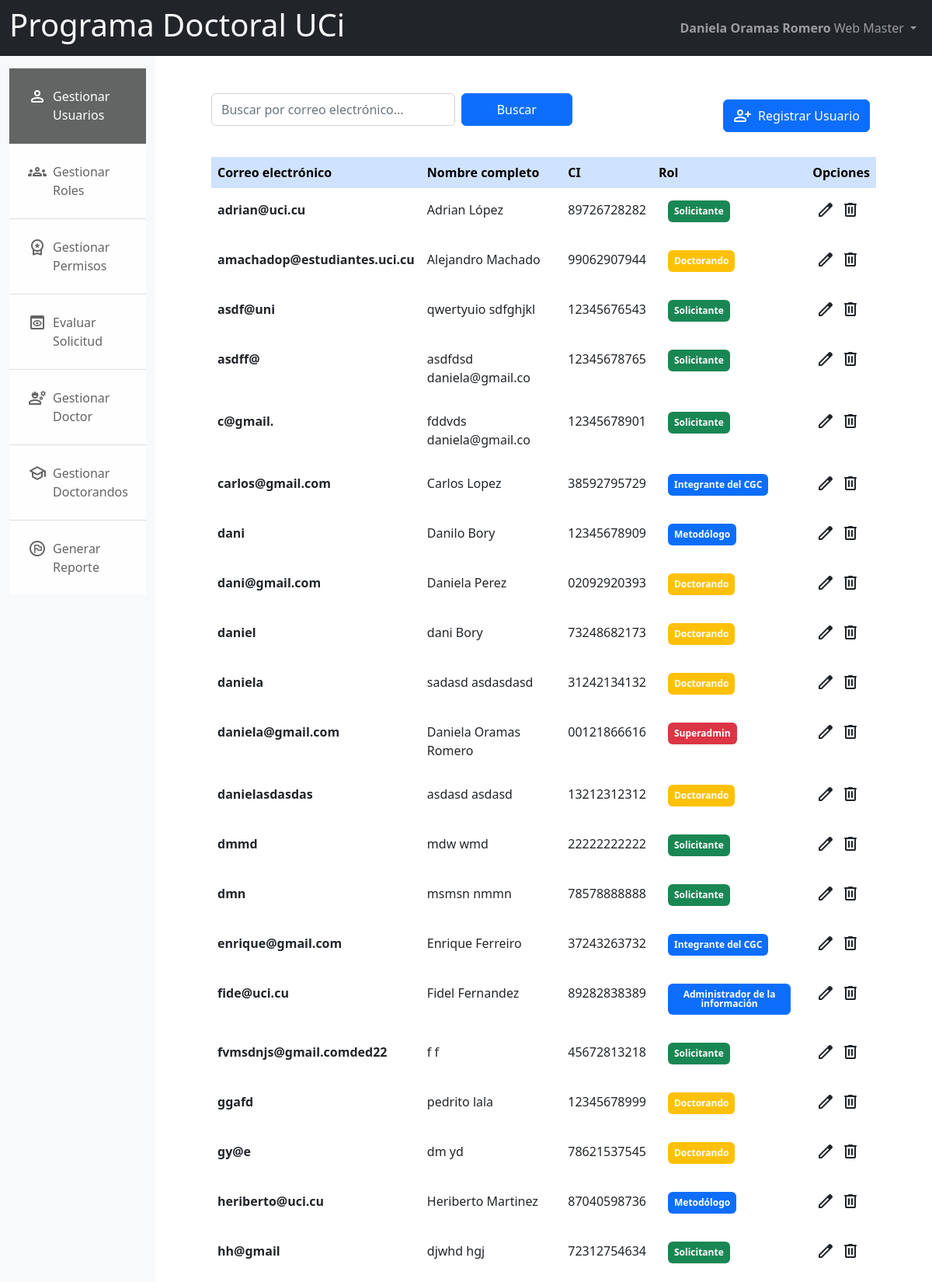
Screenshot of /administrar/usuarios/ (signed in, upper part) with the database file from the repository.
### myapp/models.py (models this page shows, shortened)
class Usuario(AbstractBaseUser, PermissionsMixin):
    email = models.EmailField('Correo', unique=True)
    nombre = models.TextField('Nombre', blank=False, null=False)
    apellidos = models.TextField('Apellidos', blank=False, null=False)
    carnet = models.CharField(max_length=11, null=False)
    pais = models.TextField(null=True)
    titulo = models.TextField(null=True)
    areaTrabajo = models.TextField(null=True)
    sexo = models.CharField(max_length=1, choices=[('M', 'masculino'),('F', 'Femenino'),('E','Especificar')], default='E')
    is_casado = models.BooleanField(default=False)
    is_active = models.BooleanField(default=True)
    is_staff = models.BooleanField(default=False)
    fecha_registro = models.DateField(auto_now_add=True)
    objects = UsuarioManager()
    USERNAME_FIELD = 'email'
    REQUIRED_FIELDS = ['nombre', 'apellidos', 'carnet']

### myapp/views.py (the view)
# urls.py: path('administrar/usuarios/', views.administrar_user, name='admin_user'),
@login_required
@permission_required('myapp.view_usuario', raise_exception=True)
def administrar_user(request):
    if request.method == 'GET':
        return render(request, 'usuarios.html', {
            'usuarios': Usuario.objects.annotate(cuenta=Count('usuario_solicitante__estado')).annotate(cuentaD=Count('usuario_doctorando__user')).all(),
            'tabs': 'admin_user'
        })
    else:
        return render(request, 'usuarios.html', {
            'usuarios': Usuario.objects.annotate(cuenta=Count('usuario_solicitante__estado')).annotate(cuentaD=Count('usuario_doctorando__user')).filter(email__contains=request.POST['keywords']),
            'tabs': 'admin_user'
        })

### myapp/templatetag/user_tags.py (called while the page is built)
@register.filter(name='has_perm')
def has_perm(user, permission):
    return user.has_perm(permission)

@register.filter(name='is_doctorando')
def is_doctorando(user):
    return Doctorando.objects.filter(user=user).exists()

### myapp/templates/usuarios.html (shortened to what this page needs)
{% extends 'layout/default.html' %}
{% block content %}
<div class="container-fluid p-5">
    <div class="container-fluid d-flex align-items-center">
        <form method="post" name="formulario" class="d-flex">
            <div class="mb-3 w-100">
               <input type="text" class="form-control pt-2 pb-2 w-100" id="campo_busqueda" placeholder="Buscar por correo electrónico..." name="keywords" required>
            </div>
            <button type="submit" class="btn btn-primary ms-2" style="width: 200px; height: 42px;">Buscar</button>
        </form>
        {% load user_tags %}
            {% if request.user|has_perm:"myapp.add_usuario" %}
                <a class="btn btn-primary pt-2 pb-2 me-2 ms-auto" href="{% url 'crear_usuario' %}">
                    <div class="d-flex">
                        <span class="material-symbols-rounded text-light me-2">person_add</span>
                        Registrar Usuario
                    </div>
                </a>
            {% endif %}
    </div>
    <div class="container-fluid mt-4">
        <table class="table table-borderless">
            <thead class="table-primary">
              <tr>
                <th scope="col">Correo electrónico</th>
                <th scope="col">Nombre completo</th>
                <th scope="col">CI</th>
                <th scope="col">Rol</th>
                <th scope="col">Opciones</th>
              </tr>
            </thead>
            <tbody>
                {% for u in usuarios  %}
                    <tr>
                        <th  class="pt-3 pb-3">{{u.email}}</th>
                        <td  class="pt-3 pb-3">{{u.nombre}} {{u.apellidos}}</td>
                        <td  class="pt-3 pb-3">{{u.carnet}}</td>
                        <td  class="pt-3 pb-3">
                            <div class="container">
                                {% if u.is_superuser %}
                                    <div class="badge bg-danger text-wrap p-2 mb-1">
                                        Superadmin
                                    </div>
                                {% endif %}
                                {% if u.cuenta == 1 %}
                                    <div class="badge bg-success text-wrap p-2 mb-1">
                                        Solicitante
                                    </div>
                                {% endif %}
                                {% if u.cuentaD == 1 %}
                                    <div class="badge bg-warning text-wrap p-2 mb-1">
                                        Doctorando
                                    </div>
                                {% endif %}
                                {% for g in u.groups.all %}
                                    <div class="badge bg-primary text-wrap p-2 mb-1">
                                        {{g.name}}
                                    </div>
                                {% endfor %}
                            </div>
                        </td>
                        <td  class="pt-3 pb-3">
                            <div class="d-flex justify-content-center">
                                {% if request.user|has_perm:"myapp.change_usuario" %}
                                    <a href="{% url 'editar_usuario' u.id %}"><span class="material-symbols-rounded text-dark me-2">edit</span></a>
                                {% endif %}
                                {% if request.user|has_perm:"myapp.delete_usuario" %}
                                    <a onclick="eliminar(event, '{% url 'eliminar_usuario' u.id %}');" href="{% url 'eliminar_usuario' u.id %}"><span class="material-symbols-rounded text-dark me-2">delete</span></a>
                                {% endif %}
                            </div>
                        </td>
                    </tr>
                {% endfor %}
            </tbody>
        </table>
    </div>
</div>
{% endblock  %}

### myapp/templates/layout/default.html (shortened to what this page needs)
<!DOCTYPE html>
<html lang="es">
    <head>
    <link href="https://cdn.jsdelivr.net/npm/bootstrap@5.2.3/dist/css/bootstrap.min.css" rel="stylesheet" />
    <link rel="stylesheet" href="https://cdn.jsdelivr.net/gh/habibmhamadi/multi-select-tag/dist/css/multi-select-tag.css">
  </head>
  <body>
    {% load user_tags %}
    <nav class="navbar navbar-expand-lg navbar-dark bg-dark">
        <div class="container-fluid">
            <h1 class="text-light">Programa Doctoral UCi</h1>
            <div class="collapse navbar-collapse" id="navbarSupportedContent">
                <ul class="ms-auto navbar-nav">
                    <li class="nav-item dropdown">
                        <a class="nav-link dropdown-toggle d-flex align-items-center" role="button" data-bs-toggle="dropdown" aria-expanded="false">
                            <span><strong>{{user.nombre}} {{user.apellidos}}</strong></span><br>
                                {% if user.is_superuser %}<span class="ms-1">Web Master</span>{% endif %}
                        </a>
                    </li>
                </ul>
            </div>
        </div>
    </nav>
    <main class="min-vh-100">
      <div class="container-fluid">
        <div class="row">
            <div class="col-md-2 min-vh-100 bg-light">
                <div class="w-100">
                    <div class="list-group list-group-flush mt-3 mb-3">
                        {% if request.user|has_perm:"myapp.view_usuario" %}
                        <a href="{% url 'admin_user' %}" class="list-group-item list-group-item-action p-4 list-group-item-light {% if tabs == 'admin_user' %} active {% endif %}">
                            <div class="d-flex">
                            <span class="material-symbols-rounded me-2">person</span>
                            Gestionar Usuarios
                            </div>
                        </a>
                        {% endif %}
                        {% if request.user|has_perm:"auth.view_group" %}
                        <a href="{% url 'admin_roles' %}" class="list-group-item list-group-item-action p-4 list-group-item-light {% if tabs == 'admin_roles' %} active {% endif %}">
                            <div class="d-flex">
                            <span class="material-symbols-rounded me-2">groups</span>
                            Gestionar Roles
                            </div>
                        </a>
                        {% endif %}
                        {% if request.user|has_perm:"auth.view_permission" %}
                        <a href="{% url 'view_permisos' %}" class="list-group-item list-group-item-action p-4 list-group-item-light {% if tabs == 'view_permisos' %} active {% endif %}">
                            <div class="d-flex">
                            <span class="material-symbols-rounded me-2">workspace_premium</span>
                                Gestionar Permisos
                            </div>
                        </a>
                        {% endif %}
                        {% if request.user|has_perm:"myapp.evaluar_solicitud" %}
                        <a href="{% url 'view_solicitudes' %}" class="list-group-item list-group-item-action p-4 list-group-item-light {% if tabs == 'view_solicitudes' %} active {% endif %}">
                            <div class="d-flex">
                                <span class="material-symbols-rounded me-2">preview</span>
                                Evaluar Solicitud
                            </div>
                        </a>
                        {% endif %}
                        {% if request.user|has_perm:"myapp.view_doctor" %}
                        <a href="{% url 'view_doctores' %}" class="list-group-item list-group-item-action p-4 list-group-item-light {% if tabs == 'view_doctores' %} active {% endif %}">
                            <div class="d-flex">
                                <span class="material-symbols-rounded me-2">engineering</span>
                                Gestionar Doctor
                            </div>
                        </a>
                        {% endif %}
                        {% if request.user|has_perm:"myapp.view_doctorando" %}
                        <a href="{% url 'view_doctorandos' %}" class="list-group-item list-group-item-action p-4 list-group-item-light {% if tabs == 'view_doctorandos' %} active {% endif %}">
                            <div class="d-flex">
                                <span class="material-symbols-rounded me-2">school</span>
                                Gestionar Doctorandos
                            </div>
                        </a>
                        {% endif %}
                        {% if request.user|has_perm:"contenttypes.generar_reporte" %}
                        <a href="{% url 'generar_reporte' %}" class="list-group-item list-group-item-action p-4 list-group-item-light {% if tabs == 'generar_reporte' %} active {% endif %}">
                            <div class="d-flex">
                                <span class="material-symbols-rounded me-2">flag_circle</span>
                                Generar Reporte
                            </div>
                        </a>
                        {% endif %}
                    </div>
                </div>
            </div>
            <div class="col-md-10">
                {% block content %}
                {% endblock  %}
            </div>
        </div>
      </div>
    </main>
  </body>
</html>

### rows the page displays
Usuario: nombre "Daniela", apellidos "Oramas Romero", email "daniela@gmail.com", carnet "00121866616", is_superuser "Superadmin", is_active True (drawn)
Usuario: email "adrian@uci.cu", nombre "Adrian", apellidos "López", carnet "89726728282", shows "Solicitante"
Usuario: email "amachadop@estudiantes.uci.cu", nombre "Alejandro", apellidos "Machado", carnet "99062907944", shows "Doctorando"
Usuario: email "asdf@uni", nombre "qwertyuio", apellidos "sdfghjkl", carnet "12345676543", shows "Solicitante"
Usuario: email "asdff@", nombre "asdfdsd", apellidos "daniela@gmail.co", carnet "12345678765", shows "Solicitante"
Usuario: email "c@gmail.", nombre "fddvds", apellidos "daniela@gmail.co", carnet "12345678901", shows "Solicitante"
Usuario: email "carlos@gmail.com", nombre "Carlos", apellidos "Lopez", carnet "38592795729"
Usuario: email "dani", nombre "Danilo", apellidos "Bory", carnet "12345678909"
Usuario: email "dani@gmail.com", nombre "Daniela", apellidos "Perez", carnet "02092920393", shows "Doctorando"
Usuario: email "daniel", nombre "dani", apellidos "Bory", carnet "73248682173", shows "Doctorando"
Usuario: email "daniela", nombre "sadasd", apellidos "asdasdasd", carnet "31242134132", shows "Doctorando"
Usuario: email "danielasdasdas", nombre "asdasd", apellidos "asdasd", carnet "13212312312", shows "Doctorando"
Usuario: email "dmmd", nombre "mdw", apellidos "wmd", carnet "22222222222", shows "Solicitante"
Usuario: email "dmn", nombre "msmsn", apellidos "nmmn", carnet "78578888888", shows "Solicitante"
Usuario: email "enrique@gmail.com", nombre "Enrique", apellidos "Ferreiro", carnet "37243263732"
Usuario: email "fide@uci.cu", nombre "Fidel", apellidos "Fernandez", carnet "89282838389"
Usuario: email "fvmsdnjs@gmail.comded22", nombre "f", apellidos "f", carnet "45672813218", shows "Solicitante"
Usuario: email "ggafd", nombre "pedrito", apellidos "lala", carnet "12345678999", shows "Doctorando"
Usuario: email "gy@e", nombre "dm", apellidos "yd", carnet "78621537545", shows "Doctorando"
Usuario: email "heriberto@uci.cu", nombre "Heriberto", apellidos "Martinez", carnet "87040598736"
Usuario: email "hh@gmail", nombre "djwhd", apellidos "hgj", carnet "72312754634", shows "Solicitante"

### other values shown
{{ g.name }} "Integrante del CGC"
{{ g.name }} "Metodólogo"
{{ g.name }} "Administrador de la información"
